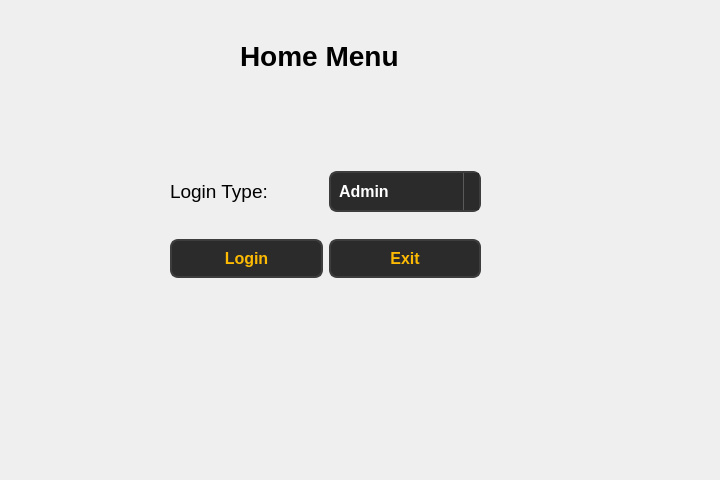
<?xml version="1.0" encoding="UTF-8"?>
<ui version="4.0">
 <class>Form</class>
 <widget class="QWidget" name="Form">
  <property name="geometry">
   <rect>
    <x>0</x>
    <y>0</y>
    <width>720</width>
    <height>480</height>
   </rect>
  </property>
  <property name="windowTitle">
   <string>Form</string>
  </property>
  <widget class="QLabel" name="label">
   <property name="geometry">
    <rect>
     <x>240</x>
     <y>40</y>
     <width>161</width>
     <height>31</height>
    </rect>
   </property>
   <property name="font">
    <font>
     <pointsize>21</pointsize>
     <bold>true</bold>
    </font>
   </property>
   <property name="text">
    <string>Home Menu</string>
   </property>
  </widget>
  <widget class="QWidget" name="layoutWidget">
   <property name="geometry">
    <rect>
     <x>170</x>
     <y>150</y>
     <width>311</width>
     <height>151</height>
    </rect>
   </property>
   <layout class="QVBoxLayout" name="verticalLayout">
    <item>
     <layout class="QHBoxLayout" name="horizontalLayout_2">
      <item>
       <widget class="QLabel" name="label_2">
        <property name="font">
         <font>
          <pointsize>14</pointsize>
         </font>
        </property>
        <property name="text">
         <string>Login Type:</string>
        </property>
       </widget>
      </item>
      <item>
       <widget class="QComboBox" name="comboBox">
        <property name="styleSheet">
         <string notr="true">QComboBox {
    background-color: #2b2b2b;
    color: #ffffff;
    border: 2px solid #3d3d3d;
    border-radius: 8px;
    padding: 8px;
    font-size: 16px;
    font-weight: bold;
}

QComboBox:hover {
    background-color: #3d3d3d;
    border: 2px solid #5a5a5a;
}

QComboBox::drop-down {
    border-left: 1px solid #5a5a5a;
    background-color: #2b2b2b;
}


QComboBox QAbstractItemView {
    background-color: #2b2b2b;
    border: 1px solid #3d3d3d;
    selection-background-color: #3d3d3d;
    color: #ffffff;
}
</string>
        </property>
        <item>
         <property name="text">
          <string>Admin</string>
         </property>
        </item>
        <item>
         <property name="text">
          <string>Faculty</string>
         </property>
        </item>
        <item>
         <property name="text">
          <string>TA</string>
         </property>
        </item>
        <item>
         <property name="text">
          <string>Student</string>
         </property>
        </item>
       </widget>
      </item>
     </layout>
    </item>
    <item>
     <layout class="QHBoxLayout" name="horizontalLayout">
      <item>
       <widget class="QPushButton" name="pushButton_6">
        <property name="styleSheet">
         <string notr="true">QPushButton {
        background-color: #2b2b2b;  
        color: #fcba03;              
        border: 2px solid #3d3d3d;      
        border-radius: 8px;          
        padding: 8px 16px;            
        font-size: 16px;            
        font-weight: bold;
    
    }

    QPushButton:hover {
        background-color: #fcba03;
		 color: #000000;
        border: 2px solid #5a5a5a;    
    }

    QPushButton:pressed {
        background-color: #1a1a1a;      
        border: 2px solid #2b2b2b;      
    }</string>
        </property>
        <property name="text">
         <string>Login</string>
        </property>
       </widget>
      </item>
      <item>
       <widget class="QPushButton" name="pushButton_5">
        <property name="styleSheet">
         <string notr="true">QPushButton {
        background-color: #2b2b2b;  
        color: #fcba03;              
        border: 2px solid #3d3d3d;      
        border-radius: 8px;          
        padding: 8px 16px;            
        font-size: 16px;            
        font-weight: bold;
    
    }

    QPushButton:hover {
        background-color: #fcba03;
		 color: #000000;
        border: 2px solid #5a5a5a;    
    }

    QPushButton:pressed {
        background-color: #1a1a1a;      
        border: 2px solid #2b2b2b;      
    }</string>
        </property>
        <property name="text">
         <string>Exit</string>
        </property>
       </widget>
      </item>
     </layout>
    </item>
   </layout>
  </widget>
 </widget>
 <resources/>
 <connections/>
</ui>
